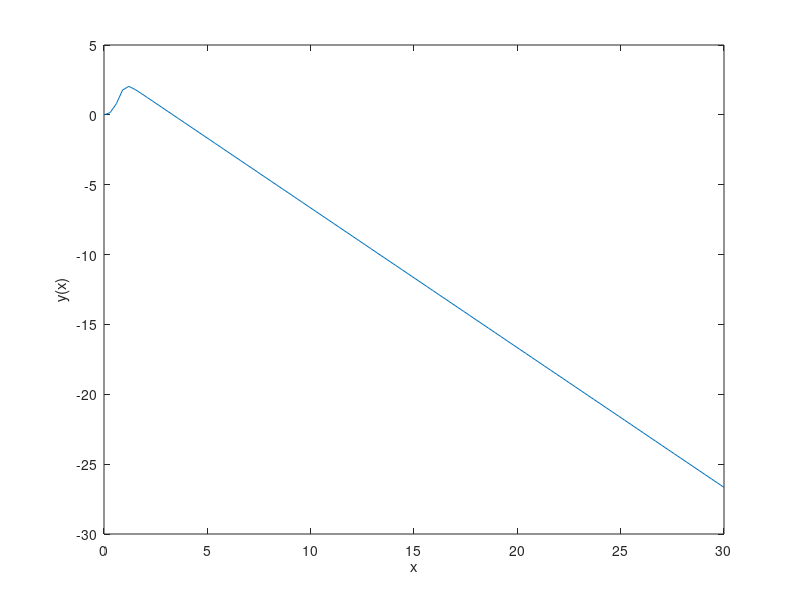

Write MATLAB code to recreate this figure.
%% *Runge-Kutta Method Code*
%% Input
% interval [a,b]
a=0;    % start point of the interval
b=30;    % end point of the interval
n=100;  % iteration number
h=(b-a)/n;    %step size
%% X discretization:

x=a:h:b;    % x discretization 
%% Initial Condition

%% intial condition
y=zeros(size(x));

%% Differential Eq.   y'=f(x,y) = sin(x+y)
% The loop to solve the DE
% and find the 1st value of Y
for i=1:n
    k1 = sin(x(i)+y(i)); %first K
   
    k2 = sin((x(i)+h/2)+(y(i)+(h/2)*k1)); %2nd K
    
    k3 = sin((x(i)+h/2)+(y(i)+(h/2)*k2)); %3rd K
    
    k4 = sin((x(i)+h)+(y(i)+h*k3)); %4th K

    %main formula;
    y(i+1) = y(i) + (1/6)*(k1+2*k2+2*k3+k4);
end

%the process repeats to find the values of Y
%% Visualization:

figure(1)
plot(x,y)
xlabel("x")
ylabel("y(x)")
